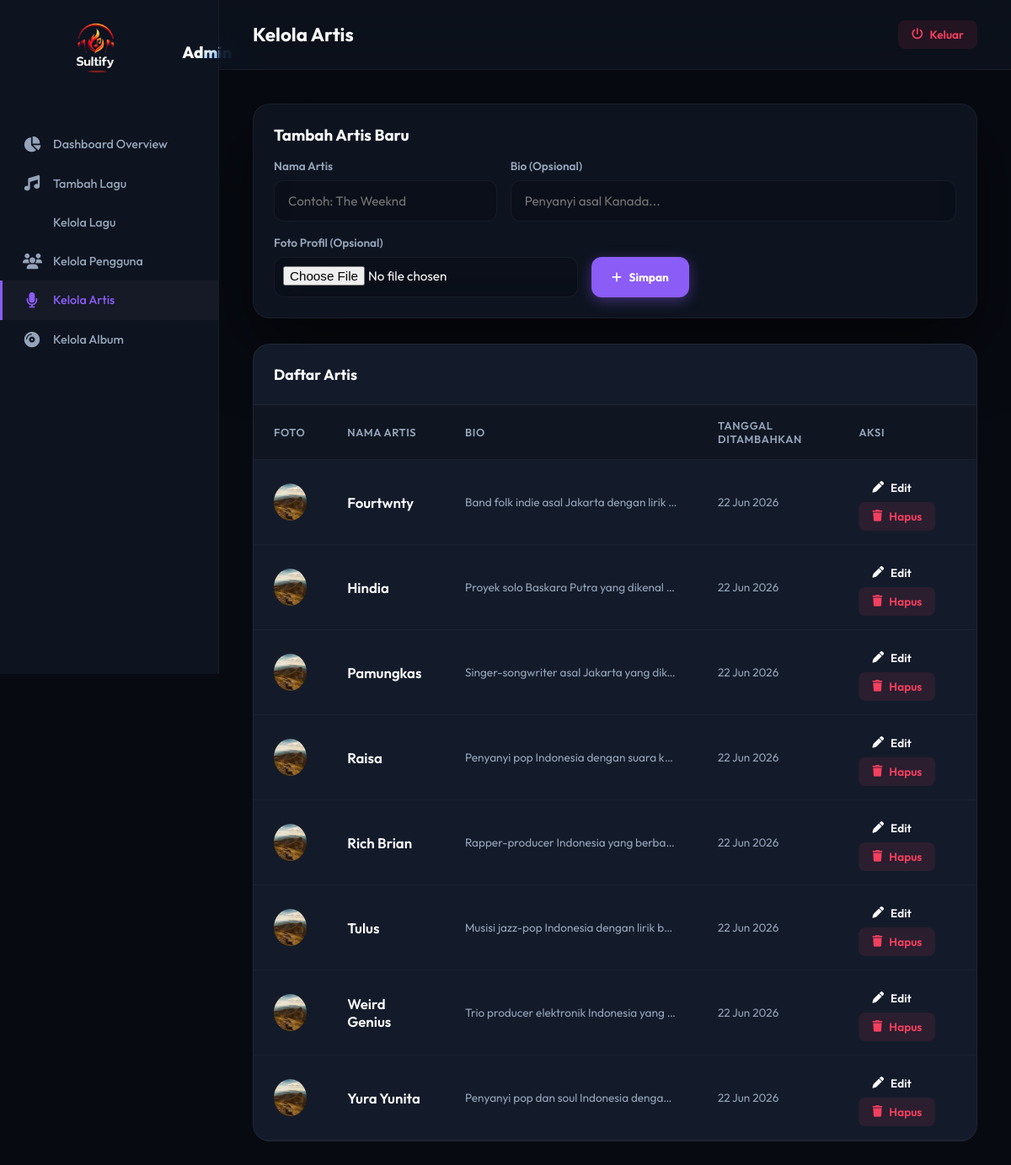
Screenshot of /admin/artists.php (signed in) with the database file from the repository.
### tables this page shows
CREATE TABLE `artists` (
  `id`          INT UNSIGNED    NOT NULL AUTO_INCREMENT,
  `name`        VARCHAR(150)    NOT NULL,
  `slug`        VARCHAR(160)    NOT NULL,
  `bio`         TEXT            DEFAULT NULL,
  `photo`       VARCHAR(255)    DEFAULT 'default_artist.png',
  `country`     VARCHAR(100)    DEFAULT NULL,
  `genre`       VARCHAR(100)    DEFAULT NULL,
  `monthly_listeners` INT UNSIGNED DEFAULT 0,
  `is_verified` TINYINT(1)      NOT NULL DEFAULT 0,
  `created_at`  TIMESTAMP       NOT NULL DEFAULT CURRENT_TIMESTAMP,
  `updated_at`  TIMESTAMP       NOT NULL DEFAULT CURRENT_TIMESTAMP ON UPDATE CURRENT_TIMESTAMP,
  PRIMARY KEY (`id`),
  UNIQUE KEY `uq_artists_slug`   (`slug`),
  KEY `idx_artists_genre`        (`genre`)
);

### config/database.php (called while the page is built, shortened)
<?php
function getCoverUrl(string $cover = null): string {
    if ($cover && file_exists(UPLOAD_PATH . $cover)) {
        return BASE_URL . '/uploads/' . $cover;
    }
    return BASE_URL . '/assets/images/default_cover.svg';
}

### admin/artists.php (the view, shortened to what this page needs)
<?php
require_once __DIR__ . '/../config/database.php';
$pdo = getDB();
$artists = $pdo->query("SELECT * FROM artists ORDER BY name ASC")->fetchAll();
?>
<!DOCTYPE html>
<html lang="id">
<head>
    <link href="https://cdnjs.cloudflare.com/ajax/libs/font-awesome/6.4.0/css/all.min.css" rel="stylesheet">
    <link rel="stylesheet" href="<?= BASE_URL ?>/assets/css/style.css">
</head>
<body>
<div class="admin-layout">
    <?php include __DIR__ . '/includes/sidebar.php'; ?>
    <main class="admin-main">
        <header class="admin-topbar">
            <h1>Kelola Artis</h1>
            <a href="<?= BASE_URL ?>/auth/logout.php" class="btn-danger btn-sm"><i class="fa-solid fa-power-off"></i> Keluar</a>
        </header>
        <div class="admin-body">
            <div class="auth-card fade-in" style="max-width: 100%; margin-bottom: 30px; padding: 24px; border-radius: var(--radius-lg);">
                <h3 style="margin-bottom: 16px;">Tambah Artis Baru</h3>
                <form method="POST" enctype="multipart/form-data" style="display: flex; gap: 16px; align-items: flex-end; flex-wrap: wrap;">
                    <div class="form-group" style="flex: 1; min-width: 200px; margin: 0;">
                        <label>Nama Artis</label>
                        <input type="text" name="name" required placeholder="Contoh: The Weeknd">
                    </div>
                    <div class="form-group" style="flex: 2; min-width: 300px; margin: 0;">
                        <label>Bio (Opsional)</label>
                        <input type="text" name="bio" placeholder="Penyanyi asal Kanada...">
                    </div>
                    <div class="form-group" style="margin: 0;">
                        <label>Foto Profil (Opsional)</label>
                        <input type="file" name="photo" accept="image/*" style="padding: 10px; height: 48px; display: flex; align-items: center; background: rgba(0,0,0,0.2); border: 1px solid var(--border); border-radius: var(--radius);">
                    </div>
                    <button type="submit" class="btn-signup" style="margin: 0; height: 48px;"><i class="fa-solid fa-plus" style="margin-right: 6px;"></i> Simpan</button>
                </form>
            </div>
            <div class="admin-table-card fade-in" style="animation-delay: 0.1s;">
                <div class="admin-table-header">
                    <h3>Daftar Artis</h3>
                </div>
                <div style="overflow-x: auto;">
                    <table class="admin-table">
                        <thead>
                            <tr>
                                <th>Foto</th>
                                <th>Nama Artis</th>
                                <th>Bio</th>
                                <th>Tanggal Ditambahkan</th>
                                <th>Aksi</th>
                            </tr>
                        </thead>
                        <tbody>
                            <?php foreach($artists as $art): ?>
<tr>
    <td><img src="<?= getCoverUrl($art['photo']) ?>" style="width: 44px; height: 44px; border-radius: 50%; object-fit: cover;" onerror="this.src='<?= BASE_URL ?>/assets/images/default_cover.svg'"></td>
    <td><div style="font-weight: 600; color: var(--text); font-size: 1.05rem;"><?= htmlspecialchars($art['name']) ?></div></td>
    <td style="color: var(--text-muted); max-width: 300px; white-space: nowrap; overflow: hidden; text-overflow: ellipsis; font-size: 0.85rem;"><?= htmlspecialchars($art['bio']) ?></td>
    <td style="color: var(--text-muted); font-size: 0.85rem;"><?= date('d M Y', strtotime($art['created_at'])) ?></td>
    <td>
        <a href="<?= BASE_URL ?>/admin/artists_edit.php?id=<?= $art['id'] ?>" class="btn btn-sm btn-primary" style="margin-right:5px;"><i class="fa-solid fa-pen"></i> Edit</a>
        <a href="?delete_id=<?= $art['id'] ?>" class="btn btn-sm btn-danger" onclick="return confirm('Yakin ingin menghapus artis ini?')"><i class="fa-solid fa-trash"></i> Hapus</a>
    </td>
</tr>
<?php endforeach; ?>
                        </tbody>
                    </table>
                </div>
            </div>
        </div>
    </main>
</div>
</body>
</html>

### assets/css/style.css (style rules this page uses)
:root { --bg: #070A11; --bg2: #0A0E17; --sidebar: #0D131F; --card: #131B2A; --card-hover: #1D283E; --primary: #8B5CF6; --primary-dark:#7C3AED; --primary-glow:rgba(139,92,246,.4); --accent: #F43F5E; --text: #F8FAFC; --text-muted: #94A3B8; --text-dim: #64748B; --border: rgba(255,255,255,.05); --player-bg: rgba(19, 27, 42, 0.85); --sidebar-w: 260px; --radius: 12px; --radius-lg: 20px; --transition: all .3s cubic-bezier(0.4, 0, 0.2, 1); }
*, *::before, *::after { box-sizing: border-box; margin: 0; padding: 0; }
html { font-size: 16px; scroll-behavior: smooth; }
body { font-family: 'Outfit', sans-serif; background: var(--bg); color: var(--text); min-height: 100vh; overflow-x: hidden; }
a { color: inherit; text-decoration: none; transition: var(--transition); }
button { cursor: pointer; border: none; background: none; color: inherit; font-family: inherit; }
img { display: block; max-width: 100%; }
input, select, textarea { font-family: inherit; color: var(--text); background: transparent; }
.btn-signup { padding: 10px 24px; border-radius: 12px; font-size: .85rem; font-weight: 700; background: var(--primary); color: #fff; box-shadow: 0 4px 16px var(--primary-glow); transition: var(--transition); }
.auth-card { width: 100%; max-width: 440px; background: rgba(19, 27, 42, 0.6); backdrop-filter: blur(30px); border: 1px solid var(--border); border-radius: 24px; padding: 48px 40px; box-shadow: 0 32px 80px rgba(0,0,0,.6); }
.auth-card .form-group { margin-bottom: 20px; }
.auth-card label { display: block; font-size: .85rem; font-weight: 600; color: var(--text-muted); margin-bottom: 8px; }
.auth-card input { width: 100%; padding: 14px 16px; background: rgba(0,0,0,.2); border: 1px solid var(--border); border-radius: var(--radius); font-size: .95rem; color: var(--text); transition: var(--transition); }
.admin-layout { display: flex; min-height: 100vh; background: var(--bg); }
.admin-main { flex: 1; overflow-y: auto; }
.admin-topbar { display: flex; align-items: center; justify-content: space-between; padding: 24px 40px; background: rgba(13,19,31,.8); backdrop-filter: blur(20px); border-bottom: 1px solid var(--border); position: sticky; top: 0; z-index: 50; }
.admin-topbar h1 { font-size: 1.4rem; font-weight: 700; }
.admin-body { padding: 40px; }
.admin-table-card { background: var(--card); border-radius: var(--radius-lg); border: 1px solid var(--border); overflow: hidden; }
.admin-table-header { display: flex; align-items: center; justify-content: space-between; padding: 24px; border-bottom: 1px solid var(--border); }
.admin-table-header h3 { font-size: 1.1rem; font-weight: 700; }
.admin-table { width: 100%; border-collapse: collapse; }
.admin-table th { padding: 16px 24px; text-align: left; font-size: .8rem; font-weight: 600; text-transform: uppercase; letter-spacing: .05em; color: var(--text-muted); background: rgba(0,0,0,.2); border-bottom: 1px solid var(--border); }
.admin-table td { padding: 16px 24px; font-size: .95rem; border-bottom: 1px solid rgba(255,255,255,.03); }
.admin-table tbody tr { transition: var(--transition); }
.btn-sm { padding: 8px 16px; border-radius: 8px; font-size: .85rem; font-weight: 600; transition: var(--transition); display: inline-flex; align-items: center; gap: 8px; }
.btn-danger { background: rgba(244,63,94,.1); color: #F43F5E; }
.fade-in { animation: fadeInUp .5s cubic-bezier(0.2, 0.8, 0.2, 1) forwards; }

### rows the page displays
artists: photo (placeholder picture), name "Fourtwnty", bio "Band folk indie asal Jakarta dengan lirik…", created_at "22 Jun 2026"
artists: photo (placeholder picture), name "Hindia", bio "Proyek solo Baskara Putra yang dikenal…", created_at "22 Jun 2026"
artists: photo (placeholder picture), name "Pamungkas", bio "Singer-songwriter asal Jakarta yang dik…", created_at "22 Jun 2026"
artists: photo (placeholder picture), name "Raisa", bio "Penyanyi pop Indonesia dengan suara k…", created_at "22 Jun 2026"
artists: photo (placeholder picture), name "Rich Brian", bio "Rapper-producer Indonesia yang berba…", created_at "22 Jun 2026"
artists: photo (placeholder picture), name "Tulus", bio "Musisi jazz-pop Indonesia dengan lirik b…", created_at "22 Jun 2026"
artists: photo (placeholder picture), name "Weird Genius", bio "Trio producer elektronik Indonesia yang…", created_at "22 Jun 2026"
artists: photo (placeholder picture), name "Yura Yunita", bio "Penyanyi pop dan soul Indonesia denga…", created_at "22 Jun 2026"
